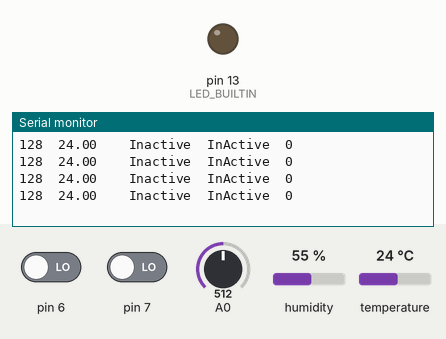
Simulated run of this sketch. Board: Arduino Uno, built with avr-gcc and run on an emulated ATmega328P. Shown: output pins drawn as LEDs (lit = HIGH), the last lines printed to the serial monitor. The inputs (shaded band) are chosen by the test bench; at power-on: A0 = 512, pin 6 LOW, pin 7 LOW, humidity 55 %, temperature 24 °C.

Above: at 3.7 s.
3.8 s: A0 set to 418
At 4.8 s:
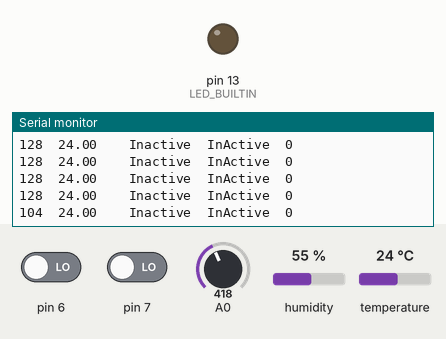
5.6 s: A0 set to 382
At 6.8 s:
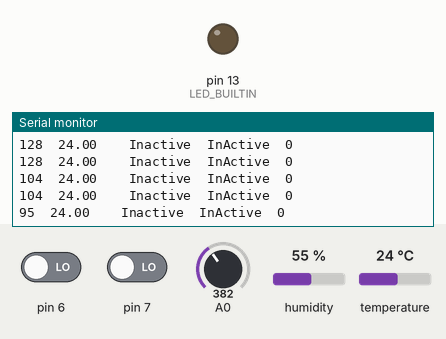
Timing chart, 0 to 8.6 s (numbered marks = the images above; inputs shaded):
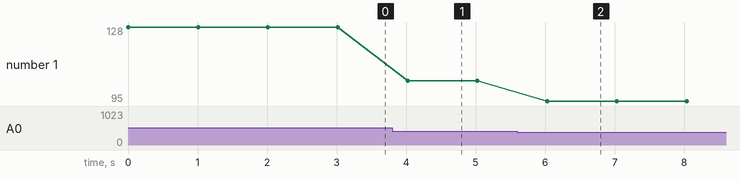

The sketch:

smarthome.ino
```cpp
#include <DHT.h>

#include <Adafruit_Sensor.h>
#define DHTPIN 2
#define DHTTYPE DHT22
DHT dht(DHTPIN, DHTTYPE);


void setup() {
  // put your setup code here, to run once:
  Serial.begin(9600);
  dht.begin();
  pinMode(6, INPUT);
  pinMode(7, INPUT);
  pinMode(LED_BUILTIN, OUTPUT);
}
float hum;
float temp;
int people=0;
int in=0;
int photocell=0;
int c=0;
void loop() {
  // put your main code here, to run repeatedly:
  temp= dht.readTemperature();
  photocell = (analogRead(0)/4);
  Serial.print(photocell);
  Serial.print("  ");
  Serial.print(temp);
  Serial.print("    ");
  if (digitalRead(6) == HIGH){
  if (digitalRead(6) == HIGH) {
    Serial.print("Active    ");
    if(digitalRead(7)== HIGH){
      Serial.print("Active");
      while(digitalRead(7)==HIGH){
        if(photocell<50){
        digitalWrite(LED_BUILTIN, HIGH);
        }
        c=c+1;
      }
      Serial.print("  LED ON  ");
      c=0;
      digitalWrite(LED_BUILTIN, LOW);
      people=people+1;
    }
    else{
      Serial.print("InActive");
    }
  }
  else {
    Serial.print("Inactive");
    if(digitalRead(7) == LOW){
      Serial.print("  InActive");
      digitalWrite(LED_BUILTIN, LOW);
    }
    else{
      Serial.print("  Active");
      if(photocell<50)
      while(digitalRead(7)==HIGH){
        digitalWrite(LED_BUILTIN, HIGH);
        c=c+1;
      }
      Serial.print("  LED ON  ");
      c=0;
      digitalWrite(LED_BUILTIN, LOW);
    }


  }
  }
else{
  if (digitalRead(7) == HIGH) {
    Serial.print("Active    ");
    if(digitalRead(6)== HIGH){
      Serial.print("Active");
      while(digitalRead(7)==HIGH){
        digitalWrite(LED_BUILTIN, HIGH);
        Serial.print("  LED ON  ");
      }
      digitalWrite(LED_BUILTIN, LOW);
      people=people-1;
    }
    else{
      Serial.print("InActive");
    }
  }
  else {
    Serial.print("Inactive");
    if(digitalRead(7) == LOW){
      Serial.print("  InActive");
      digitalWrite(LED_BUILTIN, LOW);
    }
    else{
      Serial.print("  Active");
      while(digitalRead(7)==HIGH){
        digitalWrite(LED_BUILTIN, HIGH);
        c=c+1;
      }
      Serial.print("  LED ON  ");
      c=0;
      digitalWrite(LED_BUILTIN, LOW);
  }
}
  Serial.print("  ");
  Serial.print(people);


  Serial.println("");
  delay(1000);
 /* if (digitalRead(7) == HIGH) {
    Serial.println("Active");
    if(digitalRead(6)== HIGH){
      people=people-1;
    }
  }
  else {
    Serial.println("Inactive");
  }


  if(people){
    Serial.print("the temperature of the house is : ");
    Serial.println(temp);
    if(temp<12){
      //trun on the motor in clockwise direction
    }
    else if( temp>22){
      //turn motor in anti clock wise direction

    }
    else{
      // trun motor in anticlockwise direction
    }

    if(temp>22){
      //trun on the motor in clockwise direction
    }
    else if( temp>22){
      //turn motor in anti clock wise direction

    }
    else{
      // trun motor in anticlockwise direction
    }
  }
  else{
    //trun off all the motor and electric devices that is used to either increase or decrease the temperatue of the house
  }
*/
}
}
```

Measured:
- after the input at 3.8 s, the serial monitor: prints a new line after 0.22 s (image 1)
- after the input at 5.6 s, the serial monitor: prints a new line after 0.43 s (image 2)
- plotted number 1: 128 → 104 after the input at 3.8 s, 104 → 95 after the input at 5.6 s
